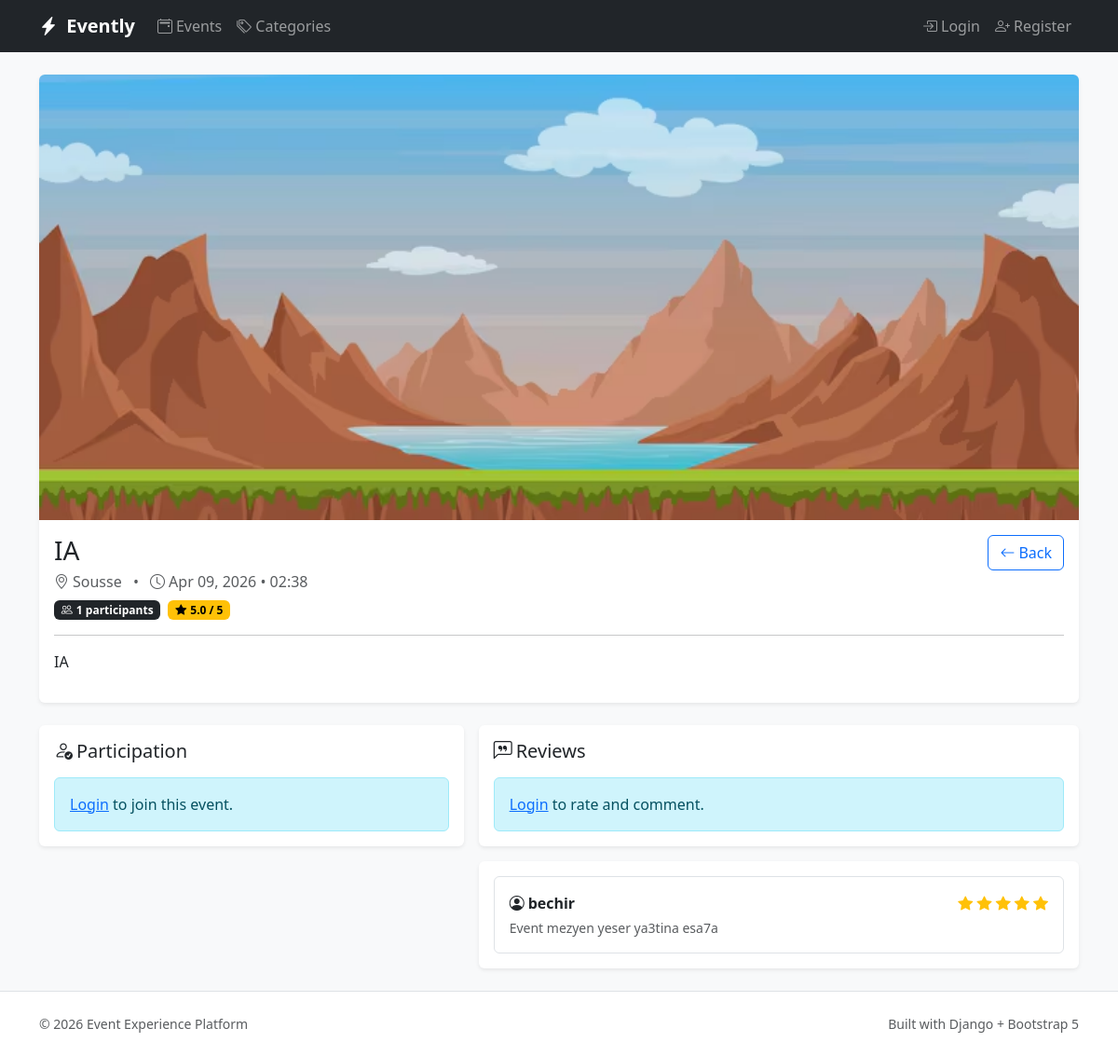
/events/2/, run on an earlier commit of the app's database.
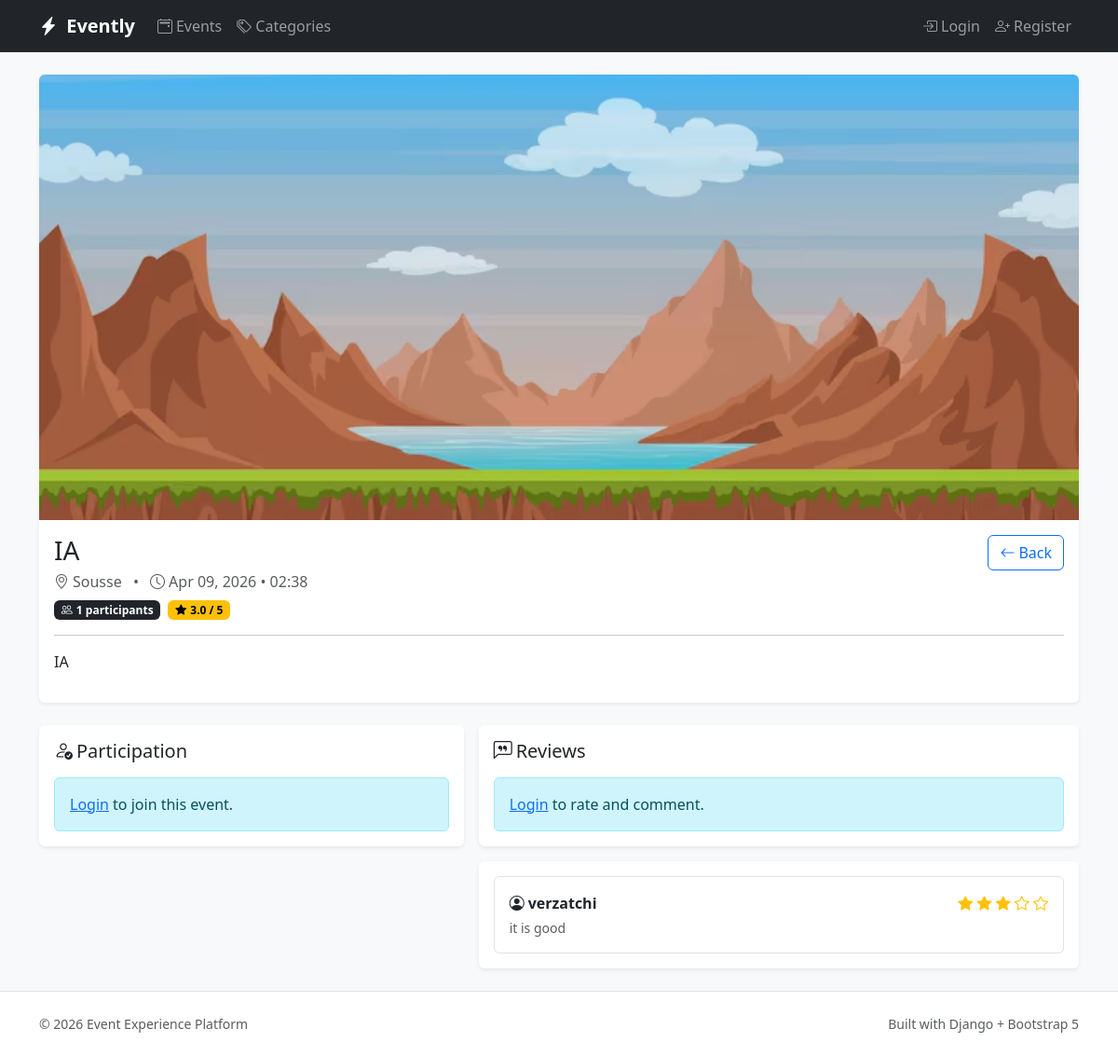
And on a later commit of the database.
### events/models.py (models this page shows, shortened)
class Review(models.Model):
    user = models.ForeignKey(User, on_delete=models.CASCADE)
    event = models.ForeignKey(Event, on_delete=models.CASCADE)
    rating = models.IntegerField()  # 1 to 5
    comment = models.TextField()

### events/views.py (the view)
# urls.py: path("events/<int:event_id>/", views.event_detail, name="event_detail"),
def event_detail(request, event_id):
    event = get_object_or_404(Event, pk=event_id)
    reviews = Review.objects.filter(event=event)
    participant_count = Participation.objects.filter(event=event).count()
    avg_rating = None
    if reviews.exists():
        total = sum(r.rating for r in reviews)
        avg_rating = total / reviews.count()
    user_participation = None
    user_review = None
    if request.user.is_authenticated:
        user_participation = Participation.objects.filter(user=request.user, event=event).first()
        user_review = Review.objects.filter(user=request.user, event=event).first()
    return render(request, "events/detail.html", {
        "event": event,
        "reviews": reviews,
        "participant_count": participant_count,
        "avg_rating": avg_rating,
        "user_participation": user_participation,
        "user_review": user_review,
        "participation_form": ParticipationForm(instance=user_participation),
        "review_form": ReviewForm(instance=user_review),
    })

### templates/events/detail.html (shortened to what the changed rows need)
{% extends "base.html" %}
{% block content %}
  <div class="card border-0 shadow-sm mb-4 overflow-hidden">
    <div class="card-body">
      <div class="d-flex flex-column flex-lg-row justify-content-between align-items-start gap-3">
        <div>
          <h1 class="h3 mb-1">{{ event.title }}</h1>
          <div class="d-flex flex-wrap gap-2 align-items-center">
            <span class="badge text-bg-dark">
              <i class="bi bi-people me-1"></i>{{ participant_count }} participants
            </span>
            <span class="badge text-bg-warning">
              <i class="bi bi-star-fill me-1"></i>{{ avg_rating|default:"—"|floatformat:1 }} / 5
            </span>
          </div>
        </div>
      </div>
    </div>
  </div>
  <div class="row g-3">
    <div class="col-12 col-lg-5">
      <div class="card border-0 shadow-sm">
        <div class="card-body">
          <h2 class="h5 mb-3"><i class="bi bi-person-check me-1"></i>Participation</h2>
        </div>
      </div>
    </div>
    <div class="col-12 col-lg-7">
      <div class="card border-0 shadow-sm mb-3">
        <div class="card-body">
          <h2 class="h5 mb-3"><i class="bi bi-chat-left-quote me-1"></i>Reviews</h2>
        </div>
      </div>
      <div class="card border-0 shadow-sm">
        <div class="card-body">
          {% if reviews %}
            <div class="vstack gap-3">
              {% for review in reviews %}
                <div class="border rounded p-3">
                  <div class="d-flex justify-content-between align-items-start gap-2">
                    <div class="fw-semibold">
                      <i class="bi bi-person-circle me-1"></i>{{ review.user.username }}
                    </div>
                    <div class="text-warning">
                      {% for i in "12345" %}
                        {% if forloop.counter <= review.rating %}
                          <i class="bi bi-star-fill"></i>
                        {% else %}
                          <i class="bi bi-star"></i>
                        {% endif %}
                      {% endfor %}
                    </div>
                  </div>
                  <div class="text-muted small mt-1">{{ review.comment|linebreaksbr }}</div>
                </div>
              {% endfor %}
            </div>
          {% else %}
            <div class="text-muted">No reviews yet. Be the first to leave feedback.</div>
          {% endif %}
        </div>
      </div>
    </div>
  </div>
{% endblock %}

What changed in the data, as far as the page shows it:
removed Review: user.username "bechir", rating 5 (drawn), comment "Event mezyen yeser ya3tina esa7a"
added Review: user.username "verzatchi", rating 3 (drawn), comment "it is good"
Also different on the page:
{{ avg_rating|default:"—"|floatformat:1 }}: "5.0" → "3.0"
